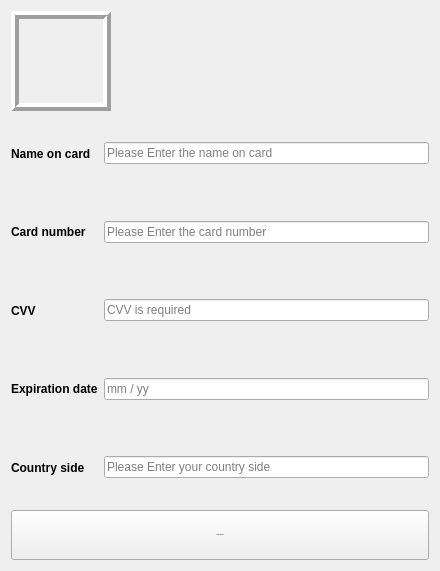
                  <widget class="QWidget" name="scrollAreaWidgetContents_9">
                   <property name="geometry">
                    <rect>
                     <x>0</x>
                     <y>0</y>
                     <width>440</width>
                     <height>571</height>
                    </rect>
                   </property>
                   <layout class="QGridLayout" name="gridLayout_26">
                    <item row="1" column="0">
                     <widget class="QLabel" name="label_18">
                      <property name="sizePolicy">
                       <sizepolicy hsizetype="Fixed" vsizetype="Fixed">
                        <horstretch>0</horstretch>
                        <verstretch>0</verstretch>
                       </sizepolicy>
                      </property>
                      <property name="minimumSize">
                       <size>
                        <width>100</width>
                        <height>100</height>
                       </size>
                      </property>
                      <property name="maximumSize">
                       <size>
                        <width>100</width>
                        <height>100</height>
                       </size>
                      </property>
                      <property name="frameShape">
                       <enum>QFrame::Box</enum>
                      </property>
                      <property name="frameShadow">
                       <enum>QFrame::Raised</enum>
                      </property>
                      <property name="lineWidth">
                       <number>4</number>
                      </property>
                      <property name="midLineWidth">
                       <number>0</number>
                      </property>
                      <property name="text">
                       <string/>
                      </property>
                      <property name="pixmap">
                       <pixmap>images/carrd.png</pixmap>
                      </property>
                      <property name="scaledContents">
                       <bool>true</bool>
                      </property>
                     </widget>
                    </item>
                    <item row="2" column="0">
                     <layout class="QGridLayout" name="gridLayout_27">
                      <item row="0" column="1">
                       <widget class="QLineEdit" name="lineEdit_20">
                        <property name="sizePolicy">
                         <sizepolicy hsizetype="Expanding" vsizetype="Fixed">
                          <horstretch>0</horstretch>
                          <verstretch>0</verstretch>
                         </sizepolicy>
                        </property>
                        <property name="font">
                         <font>
                          <pointsize>9</pointsize>
                         </font>
                        </property>
                        <property name="text">
                         <string/>
                        </property>
                        <property name="placeholderText">
                         <string>Please Enter the name on card</string>
                        </property>
                       </widget>
                      </item>
                      <item row="1" column="0">
                       <widget class="QLabel" name="label_45">
                        <property name="sizePolicy">
                         <sizepolicy hsizetype="Preferred" vsizetype="Expanding">
                          <horstretch>0</horstretch>
                          <verstretch>0</verstretch>
                         </sizepolicy>
                        </property>
                        <property name="font">
                         <font>
                          <weight>75</weight>
                          <bold>true</bold>
                         </font>
                        </property>
                        <property name="text">
                         <string>Card number</string>
                        </property>
                       </widget>
                      </item>
                      <item row="0" column="0">
                       <widget class="QLabel" name="label_46">
                        <property name="sizePolicy">
                         <sizepolicy hsizetype="Preferred" vsizetype="Expanding">
                          <horstretch>0</horstretch>
                          <verstretch>0</verstretch>
                         </sizepolicy>
                        </property>
                        <property name="font">
                         <font>
                          <weight>75</weight>
                          <bold>true</bold>
                         </font>
                        </property>
                        <property name="text">
                         <string>Name on card</string>
                        </property>
                       </widget>
                      </item>
                      <item row="1" column="1">
                       <widget class="QLineEdit" name="lineEdit_13">
                        <property name="sizePolicy">
                         <sizepolicy hsizetype="Expanding" vsizetype="Fixed">
                          <horstretch>0</horstretch>
                          <verstretch>0</verstretch>
                         </sizepolicy>
                        </property>
                        <property name="font">
                         <font>
                          <pointsize>9</pointsize>
                         </font>
                        </property>
                        <property name="text">
                         <string/>
                        </property>
                        <property name="placeholderText">
                         <string>Please Enter the card number</string>
                        </property>
                       </widget>
                      </item>
                      <item row="3" column="1">
                       <widget class="QLineEdit" name="lineEdit_17">
                        <property name="sizePolicy">
                         <sizepolicy hsizetype="Expanding" vsizetype="Fixed">
                          <horstretch>0</horstretch>
                          <verstretch>0</verstretch>
                         </sizepolicy>
                        </property>
                        <property name="font">
                         <font>
                          <pointsize>9</pointsize>
                         </font>
                        </property>
                        <property name="text">
                         <string/>
                        </property>
                        <property name="placeholderText">
                         <string>mm / yy</string>
                        </property>
                       </widget>
                      </item>
                      <item row="3" column="0">
                       <widget class="QLabel" name="label_47">
                        <property name="sizePolicy">
                         <sizepolicy hsizetype="Preferred" vsizetype="Expanding">
                          <horstretch>0</horstretch>
                          <verstretch>0</verstretch>
                         </sizepolicy>
                        </property>
                        <property name="font">
                         <font>
                          <weight>75</weight>
                          <bold>true</bold>
                         </font>
                        </property>
                        <property name="text">
                         <string>Expiration date</string>
                        </property>
                       </widget>
                      </item>
                      <item row="6" column="0">
                       <widget class="QLabel" name="label_48">
                        <property name="sizePolicy">
                         <sizepolicy hsizetype="Preferred" vsizetype="Expanding">
                          <horstretch>0</horstretch>
                          <verstretch>0</verstretch>
                         </sizepolicy>
                        </property>
                        <property name="font">
                         <font>
                          <weight>75</weight>
                          <bold>true</bold>
                         </font>
                        </property>
                        <property name="text">
                         <string>Country side</string>
                        </property>
                       </widget>
                      </item>
                      <item row="6" column="1">
                       <widget class="QLineEdit" name="lineEdit_18">
                        <property name="sizePolicy">
                         <sizepolicy hsizetype="Expanding" vsizetype="Fixed">
                          <horstretch>0</horstretch>
                          <verstretch>0</verstretch>
                         </sizepolicy>
                        </property>
                        <property name="font">
                         <font>
                          <pointsize>9</pointsize>
                         </font>
                        </property>
                        <property name="text">
                         <string/>
                        </property>
                        <property name="placeholderText">
                         <string>Please Enter your country side</string>
                        </property>
                       </widget>
                      </item>
                      <item row="2" column="0">
                       <widget class="QLabel" name="label_49">
                        <property name="sizePolicy">
                         <sizepolicy hsizetype="Preferred" vsizetype="Expanding">
                          <horstretch>0</horstretch>
                          <verstretch>0</verstretch>
                         </sizepolicy>
                        </property>
                        <property name="font">
                         <font>
                          <weight>75</weight>
                          <bold>true</bold>
                         </font>
                        </property>
                        <property name="text">
                         <string>CVV</string>
                        </property>
                       </widget>
                      </item>
                      <item row="2" column="1">
                       <widget class="QLineEdit" name="lineEdit_19">
                        <property name="sizePolicy">
                         <sizepolicy hsizetype="Expanding" vsizetype="Fixed">
                          <horstretch>0</horstretch>
                          <verstretch>0</verstretch>
                         </sizepolicy>
                        </property>
                        <property name="font">
                         <font>
                          <pointsize>9</pointsize>
                         </font>
                        </property>
                        <property name="text">
                         <string/>
                        </property>
                        <property name="placeholderText">
                         <string>CVV is required</string>
                        </property>
                       </widget>
                      </item>
                     </layout>
                    </item>
                    <item row="3" column="0">
                     <widget class="QPushButton" name="pushButton_6">
                      <property name="minimumSize">
                       <size>
                        <width>52</width>
                        <height>50</height>
                       </size>
                      </property>
                      <property name="font">
                       <font>
                        <pointsize>-1</pointsize>
                       </font>
                      </property>
                      <property name="text">
                       <string>Confirm Booking</string>
                      </property>
                     </widget>
                    </item>
                   </layout>
                  </widget>
